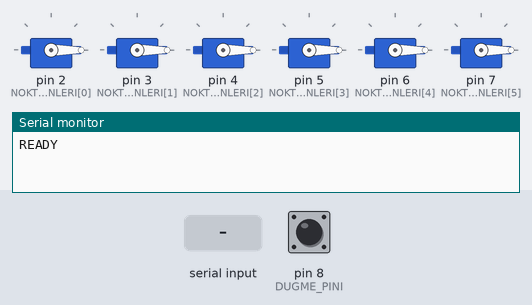
Bench run of a sketch on a simulated Arduino Uno, built with avr-gcc and run on an emulated ATmega328P. Shown: 6 × servo, the last lines printed to the serial monitor. The inputs (shaded band) are chosen by the test bench; at power-on: pin 8 (DUGME_PINI) HIGH.

Above: at 1.2 s.
1.3 s: "P:01\n" received over Serial
At 2.5 s:
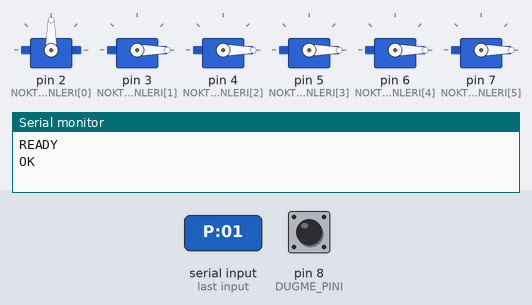
2.8 s: "P:07\n" received over Serial
At 3.6 s:
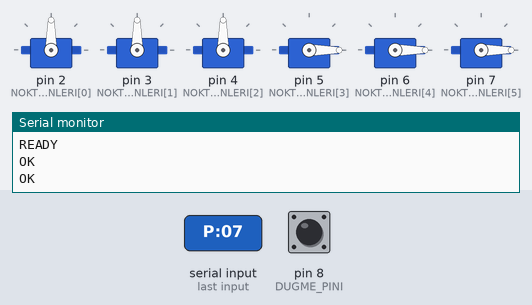
4.3 s: "P:90\n" received over Serial
At 4.8 s:
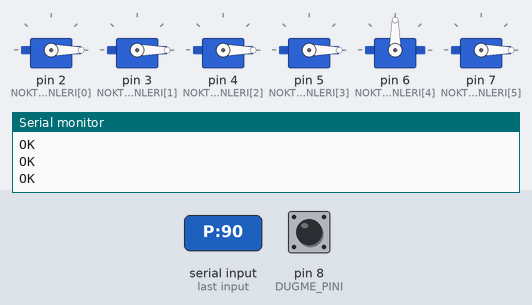
7.4 s: "P:00\n" received over Serial
At 8.3 s:
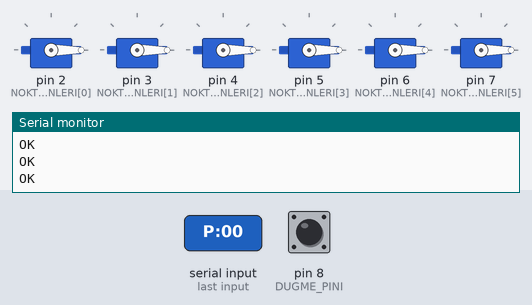
Timing chart, 0 to 9.9 s (numbered marks = the images above; inputs shaded):
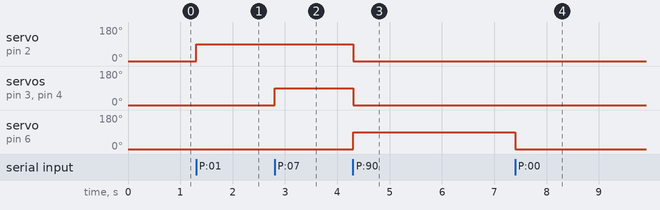

The sketch:

braille_cell.ino
```cpp
/*
 * Braille Eğitim Cihazı — 6 noktalı fiziksel hücre kontrolcüsü
 * --------------------------------------------------------------
 * Bu Arduino sketch'i, "Braille Eğitim" web/Android uygulamasından
 * gelen desen komutlarını dinler ve 6 noktayı (servo veya solenoid ile)
 * yukarı/aşağı kaldırır. Öğrenci ekranda gösterilen harfi cihaz
 * üzerinde dokunarak öğrenebilir.
 *
 * PROTOKOL (uygulamadan gelen komutlar, satır sonu '\n'):
 *   "P:HH"   HH = 2 haneli onaltılık bitmaske
 *            bit0=nokta1 ... bit5=nokta6
 *            Ör: A harfi (sadece nokta 1)        -> "P:01"
 *                L harfi (nokta 1,2,3)            -> "P:07"
 *                Tüm noktaları indir              -> "P:00"
 *   "PING"   Cevap: "PONG"
 *
 * CİHAZ -> UYGULAMA (opsiyonel):
 *   "OK"    Komut alındı
 *   "BTN"   Cihaz üzerindeki onay düğmesine basıldı
 *
 * DONANIM (varsayılan kurulum, Arduino UNO):
 *   - 6 adet SG90 servo (D2..D7 pinleri)
 *   - Her servo, ilgili braille noktasının altındaki kaldıracı yukarı/aşağı çevirir.
 *   - 5V'lik harici güç önerilir (USB tek başına 6 servoyu zorlayabilir).
 *   - GND'ler ortak olmalıdır.
 *   - Opsiyonel: D8'e push-button (diğer ucu GND), aktif LOW.
 *
 * TELEFONLA BLUETOOTH İÇİN:
 *   HM-10 / JDY-08 (BLE) modülünü kullanın:
 *     HM-10 TX -> Arduino RX (D0)
 *     HM-10 RX -> Arduino TX (D1) (3.3V seviyeye dikkat)
 *     VCC -> 5V, GND -> GND
 *   Sketch aynen çalışır; Serial üzerinden konuşur.
 *   (HC-05 klasik Bluetooth modülü Web Bluetooth ile uyumlu DEĞİLDİR;
 *    masaüstüne USB ile bağlanmak için sorunsuzdur.)
 */

#include <Servo.h>

// ---- Ayarlar -----------------------------------------------------
const uint8_t NOKTA_PINLERI[6] = { 2, 3, 4, 5, 6, 7 };

// Her servonun "indi" (nokta gizli) ve "kalktı" (nokta hissedilebilir)
// açıları. Mekaniğe göre ayarlayın.
const uint8_t ACI_INIK   = 0;
const uint8_t ACI_KALKIK = 90;

const uint8_t DUGME_PINI = 8;     // -1 yaparsanız düğme yok kabul edilir
const uint32_t BAUD      = 9600;

// ------------------------------------------------------------------

Servo servolar[6];
uint8_t sonDesen = 0xFF;          // ilk yazımda zorla güncelle
String tampon;
unsigned long sonDugmeMs = 0;

void deseniUygula(uint8_t maske) {
  for (uint8_t i = 0; i < 6; i++) {
    bool kalkik = (maske >> i) & 0x01;
    servolar[i].write(kalkik ? ACI_KALKIK : ACI_INIK);
  }
}

void komutuIsle(const String& satir) {
  if (satir.length() == 0) return;

  if (satir == "PING") {
    Serial.println("PONG");
    return;
  }

  if (satir.startsWith("P:") && satir.length() >= 4) {
    String hh = satir.substring(2, 4);
    char* son;
    long deger = strtol(hh.c_str(), &son, 16);
    if (son != hh.c_str()) {
      uint8_t maske = (uint8_t)(deger & 0x3F);
      if (maske != sonDesen) {
        deseniUygula(maske);
        sonDesen = maske;
      }
      Serial.println("OK");
    }
    return;
  }
}

void setup() {
  Serial.begin(BAUD);
  for (uint8_t i = 0; i < 6; i++) {
    servolar[i].attach(NOKTA_PINLERI[i]);
    servolar[i].write(ACI_INIK);
  }
  sonDesen = 0x00;

  if (DUGME_PINI != 0xFF) {
    pinMode(DUGME_PINI, INPUT_PULLUP);
  }

  Serial.println("READY");
}

void loop() {
  // Seri komutları satır satır oku
  while (Serial.available() > 0) {
    char c = (char)Serial.read();
    if (c == '\n' || c == '\r') {
      if (tampon.length() > 0) {
        komutuIsle(tampon);
        tampon = "";
      }
    } else {
      if (tampon.length() < 32) tampon += c;
    }
  }

  // Onay düğmesi (debounce)
  if (DUGME_PINI != 0xFF) {
    if (digitalRead(DUGME_PINI) == LOW) {
      unsigned long simdi = millis();
      if (simdi - sonDugmeMs > 250) {
        Serial.println("BTN");
        sonDugmeMs = simdi;
      }
    }
  }
}
```

Measured:
- after the input at 1.3 s, servo on pin 2 (NOKTA_PINLERI[0]): 0° → 90° at once
- after the input at 2.8 s, servo on pin 3 (NOKTA_PINLERI[1]), servo on pin 4 (NOKTA_PINLERI[2]): 0° → 90° at once
- after the input at 4.3 s, servo on pin 2 (NOKTA_PINLERI[0]), servo on pin 3 (NOKTA_PINLERI[1]), servo on pin 4 (NOKTA_PINLERI[2]): 90° → 0° at once; servo on pin 6 (NOKTA_PINLERI[4]): 0° → 90° at once
- after the input at 7.4 s, servo on pin 6 (NOKTA_PINLERI[4]): 90° → 0° at once
